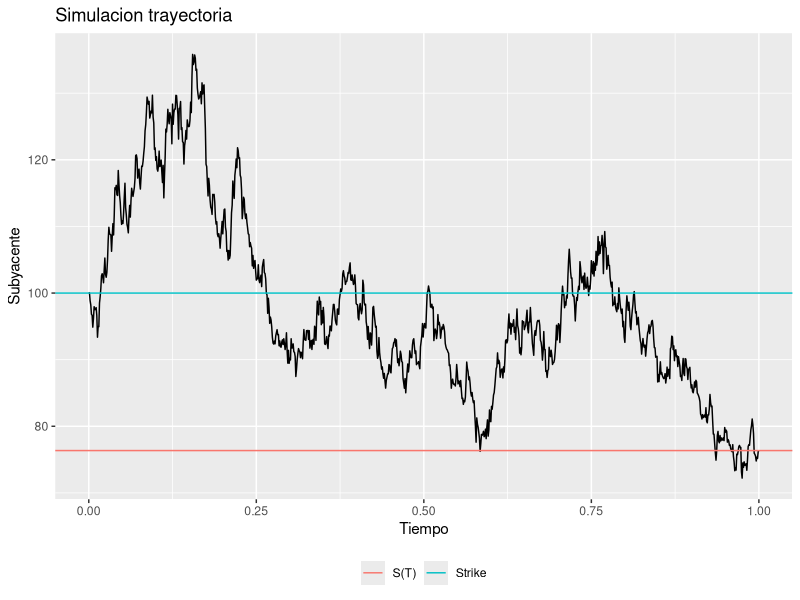
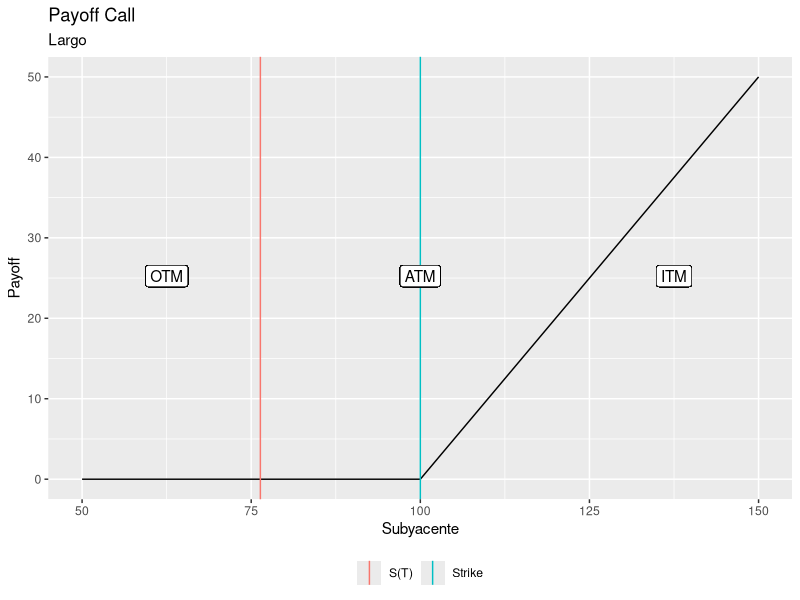
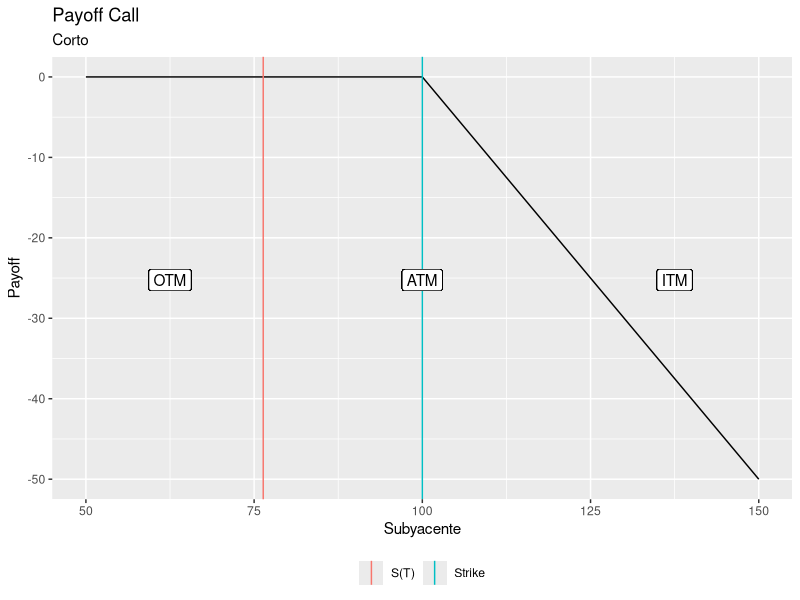
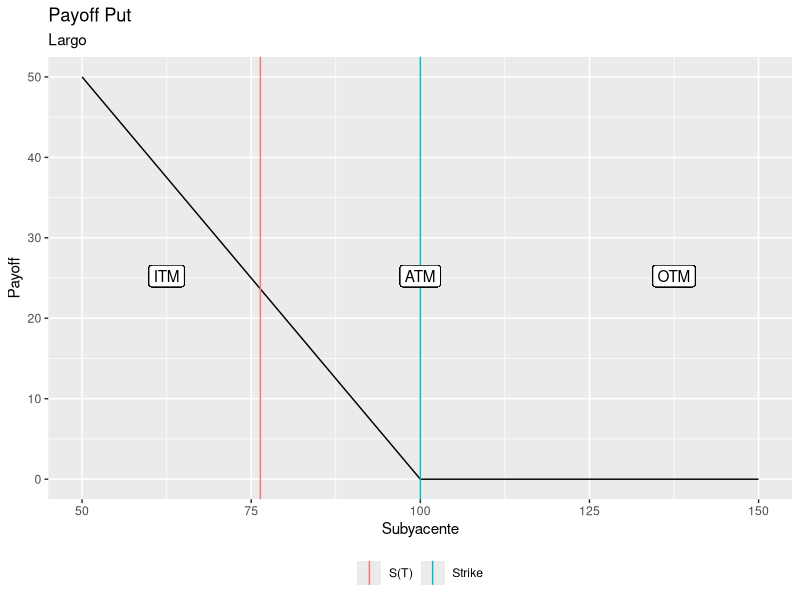
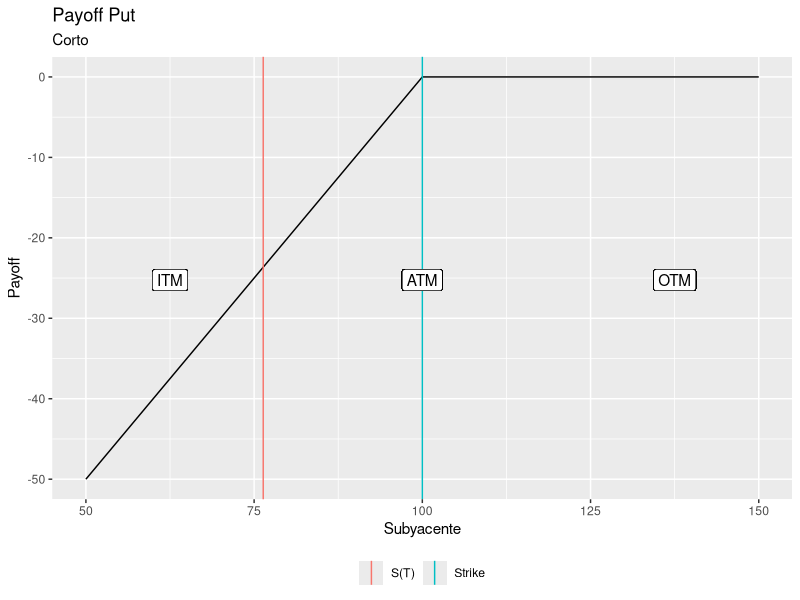
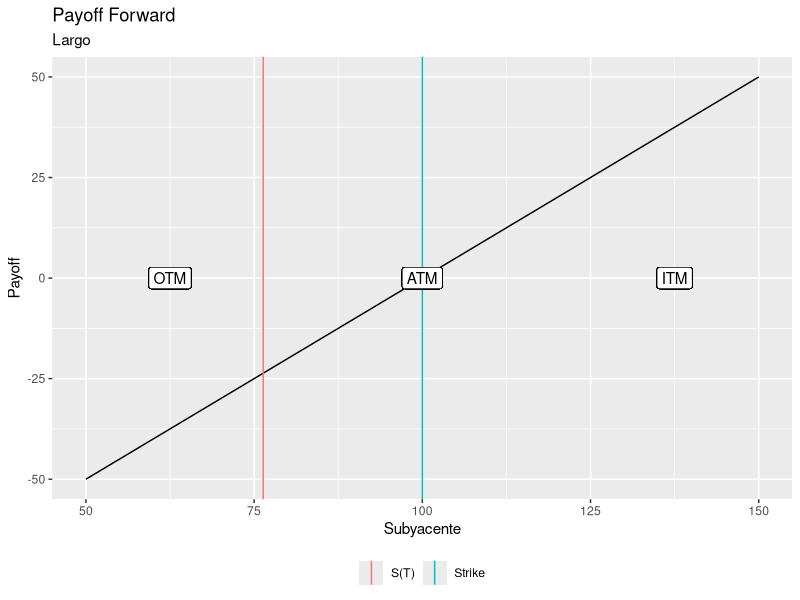
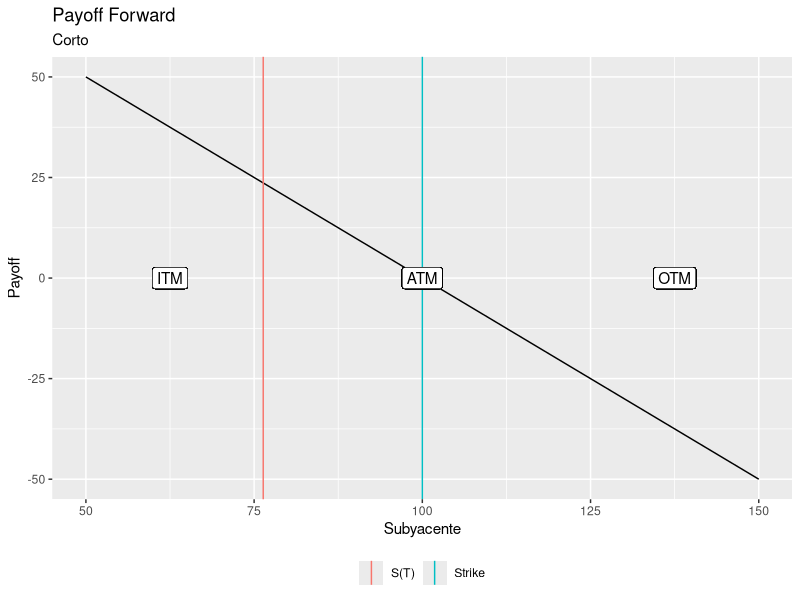
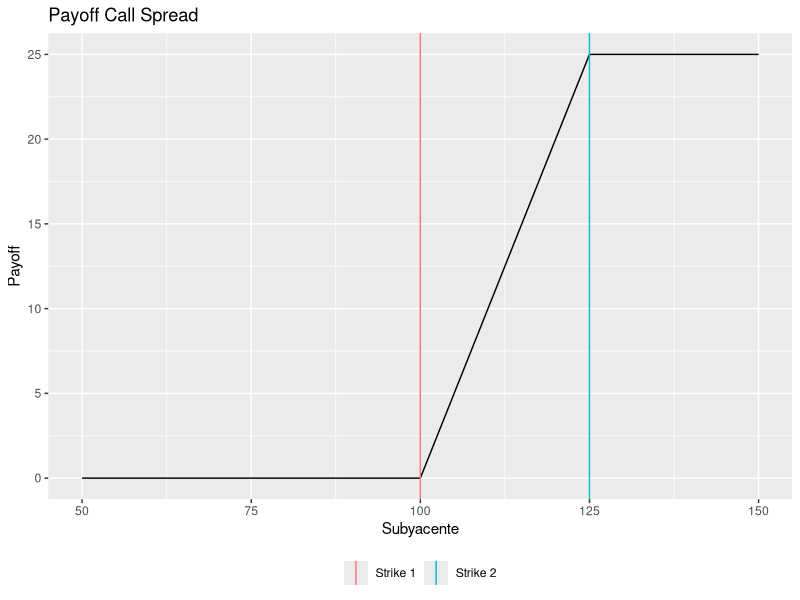

Recreate these plots in R, in order.
## ---- chunk 1
knitr::opts_chunk$set(comment = NA,warning = FALSE,echo=TRUE)
## ---- chunk 2
###### Paqueterias ######
library(ggplot2)
## ---- chunk 3

# Funcion para browniano geometrico
brown_geom <- function(n,t,s0,mu,sigma){
  z <- rnorm(n)
  z <- sqrt(t/n)*z
  w <- c(0,cumsum(z))
  t <- seq(0,t,by=t/n)
  s <- s0*exp(mu*t+sigma*w)
  return(s)
}

n <- 1000
t <- seq(0,1,1/n)
s0 <- 100
mu <- -.05
sigma <- .5
k <- 100
set.seed(456789)

Simulacion <- data.frame(Tiempo=t,Subyacente=brown_geom(n,1,s0,mu,sigma))
s_T <- Simulacion$Subyacente[nrow(Simulacion)]
ggplot(Simulacion,aes(x=Tiempo,y=Subyacente)) +
  geom_line() +
  labs(title="Simulacion trayectoria") +
  geom_hline(aes(yintercept = k,color="Strike")) +
  geom_hline(aes(yintercept = s_T,color="S(T)")) +
  theme(legend.title = element_blank(),legend.position = "bottom")

## ---- chunk 4
######## Payoffs Opciones Vanilla ########

s <- c(k-1:round(k/2),k,k+1:round(k/2))

# Call largo
X <- pmax(s-k,0)
Grafica <- data.frame(Subyacente=s,Payoff=X)
ggplot(Grafica,aes(x=Subyacente,y=Payoff)) +
  geom_line() +
  labs(title="Payoff Call",subtitle = "Largo") +
  geom_vline(aes(xintercept = k,color="Strike")) +
  geom_vline(aes(xintercept = s_T,color="S(T)")) +
  geom_label(aes(x = k, y = mean(X)*2, label = "ATM")) +
  geom_label(aes(x = max(s)-(max(s)-k)/4, y = mean(X)*2, label = "ITM")) +
  geom_label(aes(x = min(s)+(k-min(s))/4, y = mean(X)*2, label = "OTM")) +
  theme(legend.title = element_blank(),legend.position = "bottom")
  
# Call corto
X <- -pmax(s-k,0)
Grafica <- data.frame(Subyacente=s,Payoff=X)
ggplot(Grafica,aes(x=Subyacente,y=Payoff)) +
  geom_line() +
  labs(title="Payoff Call",subtitle = "Corto") +
  geom_vline(aes(xintercept = k,color="Strike")) +
  geom_vline(aes(xintercept = s_T,color="S(T)")) +
  geom_label(aes(x = k, y = mean(X)*2, label = "ATM")) +
  geom_label(aes(x = max(s)-(max(s)-k)/4, y = mean(X)*2, label = "ITM")) +
  geom_label(aes(x = min(s)+(k-min(s))/4, y = mean(X)*2, label = "OTM")) +
  theme(legend.title = element_blank(),legend.position = "bottom")
  
# Put largo
X <- pmax(k-s,0)
Grafica <- data.frame(Subyacente=s,Payoff=X)
ggplot(Grafica,aes(x=Subyacente,y=Payoff)) +
  geom_line() +
  labs(title="Payoff Put",subtitle = "Largo") +
  geom_vline(aes(xintercept = k,color="Strike")) +
  geom_vline(aes(xintercept = s_T,color="S(T)")) +
  geom_label(aes(x = k, y = mean(X)*2, label = "ATM")) +
  geom_label(aes(x = max(s)-(max(s)-k)/4, y = mean(X)*2, label = "OTM")) +
  geom_label(aes(x = min(s)+(k-min(s))/4, y = mean(X)*2, label = "ITM")) +
  theme(legend.title = element_blank(),legend.position = "bottom")
  
# Put corto
X <- -pmax(k-s,0)
Grafica <- data.frame(Subyacente=s,Payoff=X)
ggplot(Grafica,aes(x=Subyacente,y=Payoff)) +
  geom_line() +
  labs(title="Payoff Put",subtitle = "Corto") +
  geom_vline(aes(xintercept = k,color="Strike")) +
  geom_vline(aes(xintercept = s_T,color="S(T)")) +
  geom_label(aes(x = k, y = mean(X)*2, label = "ATM")) +
  geom_label(aes(x = max(s)-(max(s)-k)/4, y = mean(X)*2, label = "OTM")) +
  geom_label(aes(x = min(s)+(k-min(s))/4, y = mean(X)*2, label = "ITM")) +
  theme(legend.title = element_blank(),legend.position = "bottom")

# Forward largo
X <- pmax(s-k,0)-pmax(k-s,0)
Grafica <- data.frame(Subyacente=s,Payoff=X)
ggplot(Grafica,aes(x=Subyacente,y=Payoff)) +
  geom_line() +
  labs(title="Payoff Forward",subtitle = "Largo") +
  geom_vline(aes(xintercept = k,color="Strike")) +
  geom_vline(aes(xintercept = s_T,color="S(T)")) +
  geom_label(aes(x = k, y = mean(X)*2, label = "ATM")) +
  geom_label(aes(x = max(s)-(max(s)-k)/4, y = mean(X)*2, label = "ITM")) +
  geom_label(aes(x = min(s)+(k-min(s))/4, y = mean(X)*2, label = "OTM")) +
  theme(legend.title = element_blank(),legend.position = "bottom")

# Forward corto
X <- k-s
Grafica <- data.frame(Subyacente=s,Payoff=X)
ggplot(Grafica,aes(x=Subyacente,y=Payoff)) +
  geom_line() +
  labs(title="Payoff Forward",subtitle = "Corto") +
  geom_vline(aes(xintercept = k,color="Strike")) +
  geom_vline(aes(xintercept = s_T,color="S(T)")) +
  geom_label(aes(x = k, y = mean(X)*2, label = "ATM")) +
  geom_label(aes(x = max(s)-(max(s)-k)/4, y = mean(X)*2, label = "OTM")) +
  geom_label(aes(x = min(s)+(k-min(s))/4, y = mean(X)*2, label = "ITM")) +
  theme(legend.title = element_blank(),legend.position = "bottom")

## ---- chunk 5
# Call Spread
k1 <- 125
X <- pmax(s-k,0) - pmax(s-k1,0)
Grafica <- data.frame(Subyacente=s,Payoff=X)
ggplot(Grafica,aes(x=Subyacente,y=Payoff)) +
  geom_line() +
  labs(title="Payoff Call Spread") +
  geom_vline(aes(xintercept = k,color="Strike 1")) +
  geom_vline(aes(xintercept = k1,color="Strike 2")) +
  theme(legend.title = element_blank(),legend.position = "bottom")

## ---- chunk 6
# Put Spread
k1 <- 75
X <- pmax(k-s,0) - pmax(k1-s,0)
Grafica <- data.frame(Subyacente=s,Payoff=X)
ggplot(Grafica,aes(x=Subyacente,y=Payoff)) +
  geom_line() +
  labs(title="Payoff Put Spread") +
  geom_vline(aes(xintercept = k,color="Strike 1")) +
  geom_vline(aes(xintercept = k1,color="Strike 2")) +
  theme(legend.title = element_blank(),legend.position = "bottom")

## ---- chunk 7
# Straddle
X <- pmax(s-k,0) + pmax(k-s,0)
Grafica <- data.frame(Subyacente=s,Payoff=X)
ggplot(Grafica,aes(x=Subyacente,y=Payoff)) +
  geom_line() +
  labs(title="Payoff Straddle") +
  geom_vline(aes(xintercept = k,color="Strike")) +
  theme(legend.title = element_blank(),legend.position = "bottom")

## ---- chunk 8
# Strangle
k1 <- 75
k2 <- 125
X <- pmax(s-k2,0) + pmax(k1-s,0)
Grafica <- data.frame(Subyacente=s,Payoff=X)
ggplot(Grafica,aes(x=Subyacente,y=Payoff)) +
  geom_line() +
  labs(title="Payoff Strangle") +
  geom_vline(aes(xintercept = k1,color="Strike 1")) +
  geom_vline(aes(xintercept = k2,color="Strike 2")) +
  theme(legend.title = element_blank(),legend.position = "bottom")

## ---- chunk 9
# Risk-Reversal
k1 <- 75
k2 <- 125
X <- pmax(s-k2,0) - pmax(k1-s,0)
Grafica <- data.frame(Subyacente=s,Payoff=X)
ggplot(Grafica,aes(x=Subyacente,y=Payoff)) +
  geom_line() +
  labs(title="Payoff Risk-Reversal") +
  geom_vline(aes(xintercept = k1,color="Strike 1")) +
  geom_vline(aes(xintercept = k2,color="Strike 2")) +
  theme(legend.title = element_blank(),legend.position = "bottom")

## ---- chunk 10
# Butterfly
k1 <- 75
k2 <- 125
X <- pmax(s-k1,0) - 2*pmax(s-k,0) + pmax(s-k2,0)
Grafica <- data.frame(Subyacente=s,Payoff=X)
ggplot(Grafica,aes(x=Subyacente,y=Payoff)) +
  geom_line() +
  labs(title="Payoff Butterfly") +
  geom_vline(aes(xintercept = k1,color="Strike 1")) +
  geom_vline(aes(xintercept = k2,color="Strike 2")) +
  theme(legend.title = element_blank(),legend.position = "bottom")

## ---- chunk 11
# Call Digital
X <- s
X[X<k] <- 0
X[!(X<k)] <- 1
Grafica <- data.frame(Subyacente=s,Payoff=X)
ggplot(Grafica,aes(x=Subyacente,y=Payoff)) +
  geom_line() +
  labs(title="Call Digital") +
  geom_vline(aes(xintercept = k,color="Strike")) +
  theme(legend.title = element_blank(),legend.position = "bottom")

# Put Digital
X <- s
X[X<k] <- 1
X[!(X<k)] <- 0
Grafica <- data.frame(Subyacente=s,Payoff=X)
ggplot(Grafica,aes(x=Subyacente,y=Payoff)) +
  geom_line() +
  labs(title="Put Digital") +
  geom_vline(aes(xintercept = k,color="Strike")) +
  theme(legend.title = element_blank(),legend.position = "bottom")

## ---- chunk 12
# Call asset or nothing
X <- s
X[X<k] <- 0
Grafica <- data.frame(Subyacente=s,Payoff=X)
ggplot(Grafica,aes(x=Subyacente,y=Payoff)) +
  geom_line() +
  labs(title="Call Digital") +
  geom_vline(aes(xintercept = k,color="Strike")) +
  theme(legend.title = element_blank(),legend.position = "bottom")

# Put asset or nothing
X <- s
X[X>k] <- 0
Grafica <- data.frame(Subyacente=s,Payoff=X)
ggplot(Grafica,aes(x=Subyacente,y=Payoff)) +
  geom_line() +
  labs(title="Put Digital") +
  geom_vline(aes(xintercept = k,color="Strike")) +
  theme(legend.title = element_blank(),legend.position = "bottom")


## ---- chunk 13
# Condor
k1 <- 60
k2 <- 75
k3 <- 125
k4 <- 140
X <- pmax(s-k1,0) - pmax(s-k2,0) - pmax(s-k3,0) + pmax(s-k4,0)
Grafica <- data.frame(Subyacente=s,Payoff=X)
ggplot(Grafica,aes(x=Subyacente,y=Payoff)) +
  geom_line() +
  labs(title="Payoff Condor")

